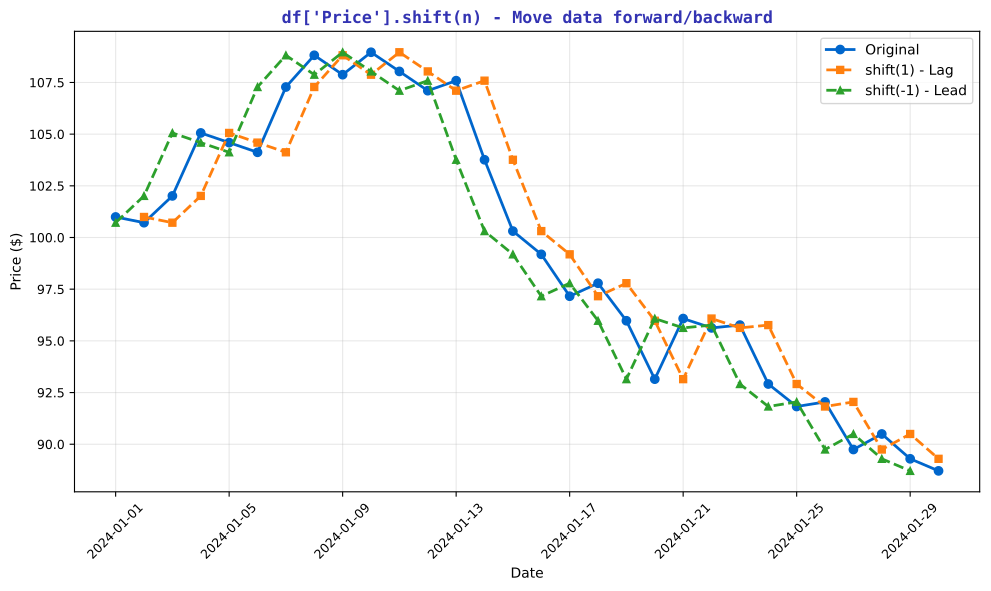

This chart was generated by the following Python code:
"""Shift Demo - Lag and lead operations"""
import matplotlib.pyplot as plt
import numpy as np
import pandas as pd
from pathlib import Path

plt.rcParams.update({
    'font.size': 10, 'axes.labelsize': 10, 'axes.titlesize': 11,
    'xtick.labelsize': 9, 'ytick.labelsize': 9, 'legend.fontsize': 9,
    'figure.figsize': (10, 6), 'figure.dpi': 150
})

MLPURPLE = '#3333B2'
MLBLUE = '#0066CC'
MLORANGE = '#FF7F0E'
MLGREEN = '#2CA02C'

np.random.seed(42)
dates = pd.date_range('2024-01-01', periods=30, freq='D')
prices = 100 + np.cumsum(np.random.randn(30) * 2)
df = pd.DataFrame({'Price': prices}, index=dates)
df['Lag_1'] = df['Price'].shift(1)
df['Lead_1'] = df['Price'].shift(-1)

fig, ax = plt.subplots(figsize=(10, 6))

ax.plot(df.index, df['Price'], 'o-', color=MLBLUE, linewidth=2, markersize=6, label='Original')
ax.plot(df.index, df['Lag_1'], 's--', color=MLORANGE, linewidth=2, markersize=5, label='shift(1) - Lag')
ax.plot(df.index, df['Lead_1'], '^--', color=MLGREEN, linewidth=2, markersize=5, label='shift(-1) - Lead')

ax.set_xlabel('Date', fontsize=10)
ax.set_ylabel('Price ($)', fontsize=10)
ax.set_title("df['Price'].shift(n) - Move data forward/backward", fontsize=12,
             fontweight='bold', color=MLPURPLE, family='monospace')
ax.tick_params(axis='x', rotation=45)
ax.legend(fontsize=10)
ax.grid(alpha=0.3)

plt.tight_layout()
plt.savefig(Path(__file__).parent / 'chart.pdf', dpi=300, bbox_inches='tight')
plt.close()
